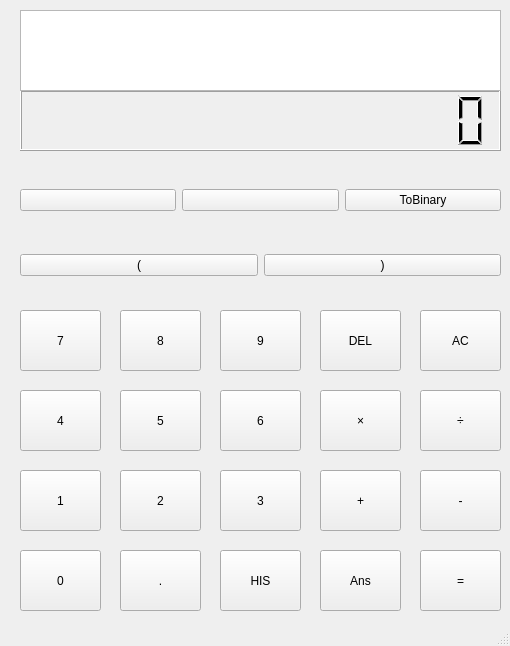
<?xml version="1.0" encoding="UTF-8"?>
<ui version="4.0">
 <class>MainWindow</class>
 <widget class="QMainWindow" name="MainWindow">
  <property name="geometry">
   <rect>
    <x>0</x>
    <y>0</y>
    <width>510</width>
    <height>646</height>
   </rect>
  </property>
  <property name="windowTitle">
   <string>MainWindow</string>
  </property>
  <widget class="QWidget" name="centralwidget">
   <widget class="QPushButton" name="button_7">
    <property name="geometry">
     <rect>
      <x>20</x>
      <y>310</y>
      <width>81</width>
      <height>61</height>
     </rect>
    </property>
    <property name="toolTip">
     <string>&lt;html&gt;&lt;head/&gt;&lt;body&gt;&lt;p&gt;&lt;span style=&quot; font-size:14pt; font-weight:600;&quot;&gt;7&lt;/span&gt;&lt;/p&gt;&lt;/body&gt;&lt;/html&gt;</string>
    </property>
    <property name="styleSheet">
     <string notr="true">font: 15pt &quot;AcadEref&quot;;</string>
    </property>
    <property name="text">
     <string>7</string>
    </property>
   </widget>
   <widget class="QPushButton" name="button_8">
    <property name="geometry">
     <rect>
      <x>120</x>
      <y>310</y>
      <width>81</width>
      <height>61</height>
     </rect>
    </property>
    <property name="styleSheet">
     <string notr="true">font: 15pt &quot;AcadEref&quot;;</string>
    </property>
    <property name="text">
     <string>8</string>
    </property>
   </widget>
   <widget class="QPushButton" name="button_9">
    <property name="geometry">
     <rect>
      <x>220</x>
      <y>310</y>
      <width>81</width>
      <height>61</height>
     </rect>
    </property>
    <property name="styleSheet">
     <string notr="true">font: 15pt &quot;AcadEref&quot;;</string>
    </property>
    <property name="text">
     <string>9</string>
    </property>
   </widget>
   <widget class="QPushButton" name="button_DEL">
    <property name="geometry">
     <rect>
      <x>320</x>
      <y>310</y>
      <width>81</width>
      <height>61</height>
     </rect>
    </property>
    <property name="styleSheet">
     <string notr="true">font: 14pt &quot;Arial&quot;;</string>
    </property>
    <property name="text">
     <string>DEL</string>
    </property>
   </widget>
   <widget class="QPushButton" name="button_AC">
    <property name="geometry">
     <rect>
      <x>420</x>
      <y>310</y>
      <width>81</width>
      <height>61</height>
     </rect>
    </property>
    <property name="styleSheet">
     <string notr="true">font: 14pt &quot;Arial&quot;;</string>
    </property>
    <property name="text">
     <string>AC</string>
    </property>
   </widget>
   <widget class="QPushButton" name="button_divid">
    <property name="geometry">
     <rect>
      <x>420</x>
      <y>390</y>
      <width>81</width>
      <height>61</height>
     </rect>
    </property>
    <property name="styleSheet">
     <string notr="true">font: 14pt &quot;Arial&quot;;</string>
    </property>
    <property name="text">
     <string>÷</string>
    </property>
   </widget>
   <widget class="QPushButton" name="button_6">
    <property name="geometry">
     <rect>
      <x>220</x>
      <y>390</y>
      <width>81</width>
      <height>61</height>
     </rect>
    </property>
    <property name="styleSheet">
     <string notr="true">font: 15pt &quot;AcadEref&quot;;</string>
    </property>
    <property name="text">
     <string>6</string>
    </property>
   </widget>
   <widget class="QPushButton" name="button_4">
    <property name="geometry">
     <rect>
      <x>20</x>
      <y>390</y>
      <width>81</width>
      <height>61</height>
     </rect>
    </property>
    <property name="styleSheet">
     <string notr="true">font: 15pt &quot;AcadEref&quot;;</string>
    </property>
    <property name="text">
     <string>4</string>
    </property>
   </widget>
   <widget class="QPushButton" name="button_5">
    <property name="geometry">
     <rect>
      <x>120</x>
      <y>390</y>
      <width>81</width>
      <height>61</height>
     </rect>
    </property>
    <property name="styleSheet">
     <string notr="true">font: 15pt &quot;AcadEref&quot;;</string>
    </property>
    <property name="text">
     <string>5</string>
    </property>
   </widget>
   <widget class="QPushButton" name="button_mult">
    <property name="geometry">
     <rect>
      <x>320</x>
      <y>390</y>
      <width>81</width>
      <height>61</height>
     </rect>
    </property>
    <property name="styleSheet">
     <string notr="true">font: 14pt &quot;Arial&quot;;</string>
    </property>
    <property name="text">
     <string>×</string>
    </property>
   </widget>
   <widget class="QPushButton" name="button_min">
    <property name="geometry">
     <rect>
      <x>420</x>
      <y>470</y>
      <width>81</width>
      <height>61</height>
     </rect>
    </property>
    <property name="styleSheet">
     <string notr="true">font: 14pt &quot;Arial&quot;;</string>
    </property>
    <property name="text">
     <string>-</string>
    </property>
   </widget>
   <widget class="QPushButton" name="button_plus">
    <property name="geometry">
     <rect>
      <x>320</x>
      <y>470</y>
      <width>81</width>
      <height>61</height>
     </rect>
    </property>
    <property name="styleSheet">
     <string notr="true">font: 14pt &quot;Arial&quot;;</string>
    </property>
    <property name="text">
     <string>+</string>
    </property>
   </widget>
   <widget class="QPushButton" name="button_3">
    <property name="geometry">
     <rect>
      <x>220</x>
      <y>470</y>
      <width>81</width>
      <height>61</height>
     </rect>
    </property>
    <property name="styleSheet">
     <string notr="true">font: 15pt &quot;AcadEref&quot;;</string>
    </property>
    <property name="text">
     <string>3</string>
    </property>
   </widget>
   <widget class="QPushButton" name="button_2">
    <property name="geometry">
     <rect>
      <x>120</x>
      <y>470</y>
      <width>81</width>
      <height>61</height>
     </rect>
    </property>
    <property name="styleSheet">
     <string notr="true">font: 15pt &quot;AcadEref&quot;;</string>
    </property>
    <property name="text">
     <string>2</string>
    </property>
   </widget>
   <widget class="QPushButton" name="button_1">
    <property name="geometry">
     <rect>
      <x>20</x>
      <y>470</y>
      <width>81</width>
      <height>61</height>
     </rect>
    </property>
    <property name="styleSheet">
     <string notr="true">font: 15pt &quot;AcadEref&quot;;</string>
    </property>
    <property name="text">
     <string>1</string>
    </property>
   </widget>
   <widget class="QPushButton" name="button_equ">
    <property name="geometry">
     <rect>
      <x>420</x>
      <y>550</y>
      <width>81</width>
      <height>61</height>
     </rect>
    </property>
    <property name="styleSheet">
     <string notr="true">font: 14pt &quot;Arial&quot;;</string>
    </property>
    <property name="text">
     <string>=</string>
    </property>
   </widget>
   <widget class="QPushButton" name="button_point">
    <property name="geometry">
     <rect>
      <x>120</x>
      <y>550</y>
      <width>81</width>
      <height>61</height>
     </rect>
    </property>
    <property name="styleSheet">
     <string notr="true">font: 14pt &quot;Arial&quot;;</string>
    </property>
    <property name="text">
     <string>.</string>
    </property>
   </widget>
   <widget class="QPushButton" name="button_0">
    <property name="geometry">
     <rect>
      <x>20</x>
      <y>550</y>
      <width>81</width>
      <height>61</height>
     </rect>
    </property>
    <property name="styleSheet">
     <string notr="true">font: 15pt &quot;AcadEref&quot;;</string>
    </property>
    <property name="text">
     <string>0</string>
    </property>
   </widget>
   <widget class="QPushButton" name="button_HIS">
    <property name="geometry">
     <rect>
      <x>220</x>
      <y>550</y>
      <width>81</width>
      <height>61</height>
     </rect>
    </property>
    <property name="styleSheet">
     <string notr="true">font: 14pt &quot;Arial&quot;;</string>
    </property>
    <property name="text">
     <string>HIS</string>
    </property>
   </widget>
   <widget class="QPushButton" name="button_Ans">
    <property name="geometry">
     <rect>
      <x>320</x>
      <y>550</y>
      <width>81</width>
      <height>61</height>
     </rect>
    </property>
    <property name="styleSheet">
     <string notr="true">font: 14pt &quot;Arial&quot;;</string>
    </property>
    <property name="text">
     <string>Ans</string>
    </property>
   </widget>
   <widget class="QLCDNumber" name="theAnsLcd">
    <property name="geometry">
     <rect>
      <x>20</x>
      <y>90</y>
      <width>481</width>
      <height>61</height>
     </rect>
    </property>
    <property name="layoutDirection">
     <enum>Qt::LeftToRight</enum>
    </property>
    <property name="digitCount">
     <number>16</number>
    </property>
   </widget>
   <widget class="QWidget" name="gridLayoutWidget">
    <property name="geometry">
     <rect>
      <x>20</x>
      <y>160</y>
      <width>481</width>
      <height>80</height>
     </rect>
    </property>
    <layout class="QGridLayout" name="gridLayout">
     <item row="0" column="0">
      <widget class="QPushButton" name="button_reci">
       <property name="text">
        <string/>
       </property>
       <property name="icon">
        <iconset resource="images.qrc">
         <normaloff>:/image/images/reci.png</normaloff>:/image/images/reci.png</iconset>
       </property>
      </widget>
     </item>
     <item row="0" column="2">
      <widget class="QPushButton" name="pushButton_3">
       <property name="text">
        <string>ToBinary</string>
       </property>
      </widget>
     </item>
     <item row="0" column="1">
      <widget class="QPushButton" name="button_square">
       <property name="text">
        <string/>
       </property>
       <property name="icon">
        <iconset resource="images.qrc">
         <normaloff>:/image/images/square.png</normaloff>:/image/images/square.png</iconset>
       </property>
      </widget>
     </item>
    </layout>
   </widget>
   <widget class="QWidget" name="gridLayoutWidget_2">
    <property name="geometry">
     <rect>
      <x>20</x>
      <y>230</y>
      <width>481</width>
      <height>71</height>
     </rect>
    </property>
    <layout class="QGridLayout" name="gridLayout_8">
     <item row="0" column="0">
      <widget class="QPushButton" name="button_left_bracket">
       <property name="styleSheet">
        <string notr="true">font: 10pt &quot;Arial&quot;;</string>
       </property>
       <property name="text">
        <string>(</string>
       </property>
      </widget>
     </item>
     <item row="0" column="1">
      <widget class="QPushButton" name="button_right_bracket">
       <property name="styleSheet">
        <string notr="true">font: 10pt &quot;Arial&quot;;</string>
       </property>
       <property name="text">
        <string>)</string>
       </property>
      </widget>
     </item>
    </layout>
   </widget>
   <widget class="QTextEdit" name="input_line">
    <property name="geometry">
     <rect>
      <x>20</x>
      <y>10</y>
      <width>481</width>
      <height>81</height>
     </rect>
    </property>
    <property name="styleSheet">
     <string notr="true">font: 14pt &quot;Arial&quot;;</string>
    </property>
    <property name="readOnly">
     <bool>true</bool>
    </property>
    <property name="html">
     <string>&lt;!DOCTYPE HTML PUBLIC &quot;-//W3C//DTD HTML 4.0//EN&quot; &quot;http://www.w3.org/TR/REC-html40/strict.dtd&quot;&gt;
&lt;html&gt;&lt;head&gt;&lt;meta name=&quot;qrichtext&quot; content=&quot;1&quot; /&gt;&lt;style type=&quot;text/css&quot;&gt;
p, li { white-space: pre-wrap; }
&lt;/style&gt;&lt;/head&gt;&lt;body style=&quot; font-family:'Arial'; font-size:14pt; font-weight:400; font-style:normal;&quot;&gt;
&lt;p style=&quot;-qt-paragraph-type:empty; margin-top:0px; margin-bottom:0px; margin-left:0px; margin-right:0px; -qt-block-indent:0; text-indent:0px;&quot;&gt;&lt;br /&gt;&lt;/p&gt;&lt;/body&gt;&lt;/html&gt;</string>
    </property>
   </widget>
  </widget>
  <widget class="QMenuBar" name="menubar">
   <property name="geometry">
    <rect>
     <x>0</x>
     <y>0</y>
     <width>510</width>
     <height>29</height>
    </rect>
   </property>
  </widget>
  <widget class="QStatusBar" name="statusbar"/>
 </widget>
 <resources>
  <include location="images.qrc"/>
 </resources>
 <connections/>
</ui>
